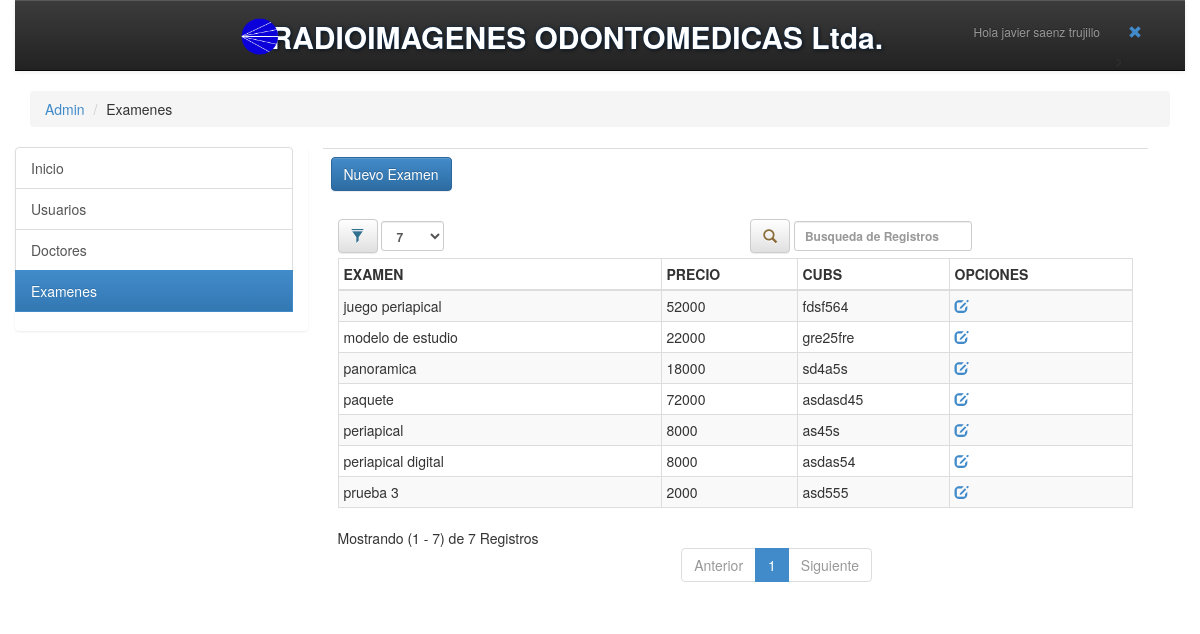
The app's page /usuarios/admin/tablas/examenes/index.php (signed in) with its own data.
### tables this page shows
CREATE TABLE `usuario` (
  `id_usuario` int(11) NOT NULL,
  `nom_usuario` varchar(40) NOT NULL,
  `nick` varchar(10) NOT NULL,
  `clave` varchar(10) NOT NULL,
  `tipo` int(1) NOT NULL
);

CREATE TABLE `examen` (
  `id_examen` int(11) NOT NULL,
  `nom_examen` varchar(50) NOT NULL,
  `precio` int(7) NOT NULL,
  `cubs` varchar(8) NOT NULL
);

### usuarios/admin/tablas/examenes/index.php (the view, shortened to what this page needs)
<?php
include('../../../../cp/conexion.php');
$id=$_SESSION['id'];
$sql =" SELECT *
        FROM  usuario
        WHERE id_usuario=$id";
$consulta = $enlace->query($sql);
$reg = $consulta->fetch_object();
if($reg->tipo=="1"){
   $url_logo="../../../../cp/";
$sqlusu ="  SELECT *
        FROM  examen";
$listarusu = $enlace->query($sqlusu);
?>
<!DOCTYPE html>
<html>
<head>
        <link href="../../../../cp/bootstrap/css/bootstrap.css" rel="stylesheet">
        <link href="../../../../cp/bootstrap/css/bootstrap-theme.css" rel="stylesheet">
</head>
<body>
<div class="container">
  <header class="row"><nav class="navbar navbar-default navbar-static-top navbar-inverse">
  <div class="container-fluid ">
    <div class="navbar-header  navbar-right">
      <ul class="navbar-nav nav">
         <li ><a href="../../php/editaru.php" class="navbar-brand"><h6>Hola <?php echo $reg->nom_usuario;?></h6></a></li>
                <li><form action='../../../../index.php' method='POST'>
                  <a href="#" class="navbar-brand">
                    <center><button id='salir' name='salir' class="btn btn-link" value='1' >
                    <span class="glyphicon glyphicon-remove"></span> </button></center></a></form>
               ></li>
      </ul>
</div>
<center>
<?php require($url_logo.'nombre.php'); ?>
</center>
</nav></header>
<div class="container-fluid row">
<ol class="breadcrumb">
  <li><a href="../../">Admin</a></li>
  <li>Examenes</li>
</ol>
</div>
<div class="row">
<div class="list-group col-md-3 hidden-xs " >
<a class="list-group-item"  href="../../">Inicio</a>
<a class="list-group-item"  href="../usuarios">Usuarios</a>
<a class="list-group-item"  href="../doctores">Doctores</a>
<a class="list-group-item active"   >Examenes</a>
<br>
</div>
<div class="col-md-2"></div>
<div class="container-fluid">
      <div class="col-xs-12 col-sm-9 col-md-9 col-lg-9">
<table border="0" align="center" class="table table-responsive ">
        <tr>
            <td width="100"><a href="#ventana1"  class="btn btn-primary" data-toggle="modal">Nuevo Examen</a></td>
        </tr>
    </table>
            <div class="container-fluid">
           <table id="example" class="table table-condensed table-striped table-bordered dt-responsive table-hover nowrap" cellspacing="0" width="100%">
               <thead>
                    <tr>
                        <th>EXAMEN</th>
                        <th>PRECIO</th>
                        <th>CUBS</th>
                       <th>OPCIONES</th>
                    </tr>
                </thead>
                  <tbody>
                    <?php
                    while($regusu=$listarusu->fetch_object())
                   {?>
                         <tr>
                          <td><?php echo mb_convert_encoding($regusu->nom_examen, "UTF-8")?></td>
                          <td><?php echo mb_convert_encoding($regusu->precio, "UTF-8")?></td>
                          <td><?php echo mb_convert_encoding($regusu->cubs, "UTF-8")?></td>
                         <td><a href="php/editar.php?id=<?php echo $regusu->id_examen ?>"  class="glyphicon glyphicon-edit"></a>
                             </tr>
                        <?php } ?>
                </tbody>
            </table>
</div></select></div>
</div>
</div>
</div>
</body>
</html>
<?php }else{
  header("Location:../../../../error2.php");
}?>

### records on screen
usuario: nom_usuario "javier saenz trujillo"
examen: nom_examen "panoramica", precio "18000", cubs "sd4a5s"
examen: nom_examen "periapical digital", precio "8000", cubs "asdas54"
examen: nom_examen "paquete", precio "72000", cubs "asdasd45"
examen: nom_examen "juego periapical", precio "52000", cubs "fdsf564"
examen: nom_examen "modelo de estudio", precio "22000", cubs "gre25fre"
examen: nom_examen "periapical", precio "8000", cubs "as45s"
examen: nom_examen "prueba 3", precio "2000", cubs "asd555"
